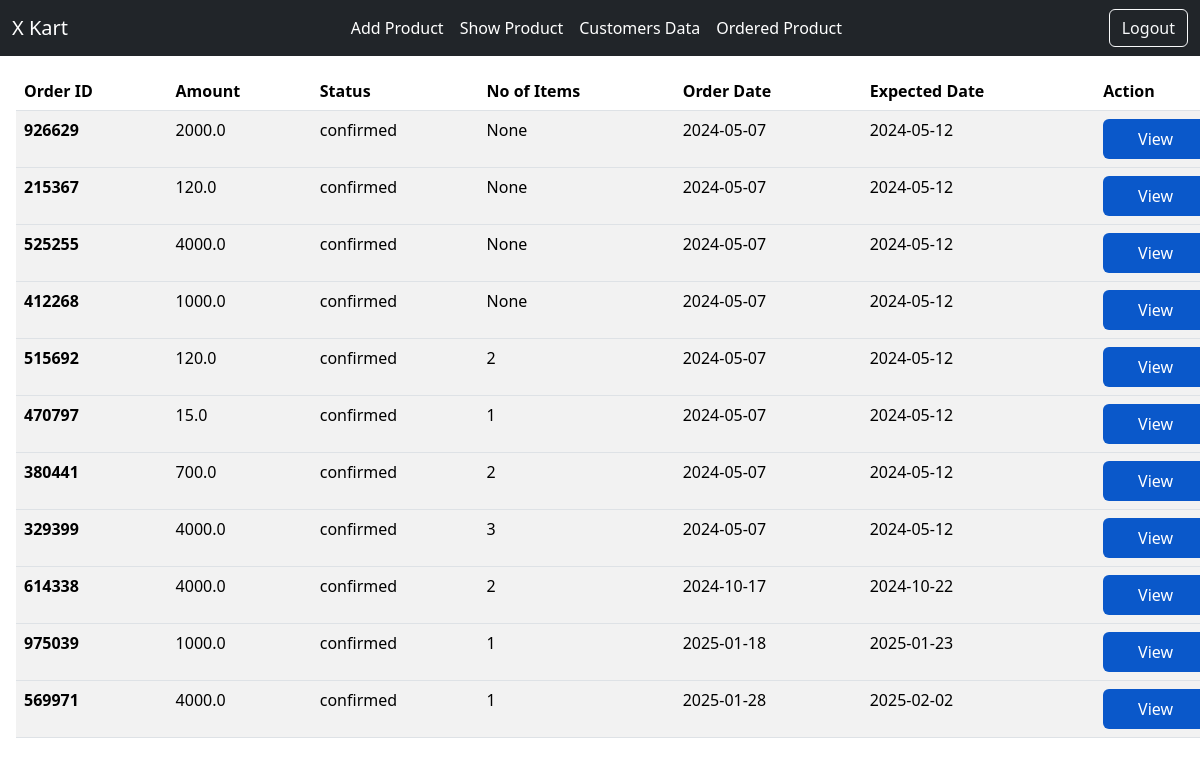
The app's page /admin_order with its own data.
### tables this page shows
CREATE TABLE Orders(  
    order_id varchar(20), 
    amount float,
    status varchar(20),
    user_id varchar(20),
    quantity int,
    order_date Date,
    expected_date Date);

### app.py (the view)
@app.route('/admin_order',methods=['GET','POST'])
def admin_order():
    with sqlite3.connect('sql.db') as connect:
        cursor = connect.cursor()
        data = cursor.execute(f'''select * from Orders''').fetchall()
    return render_template('admin_order.html',orders = data)

### templates/admin_order.html (shortened to what this page needs)
<html lang="en">
<head>
    <link href="https://cdn.jsdelivr.net/npm/bootstrap@5.3.3/dist/css/bootstrap.min.css" rel="stylesheet">
</head>
<body>
<section id="header">
<nav class="navbar navbar-expand-lg navbar-dark bg-dark">
    <div class="container-fluid">
        <a class="navbar-brand" href="{{url_for('admin_home')}}">X Kart</a>
        <div class="collapse navbar-collapse" id="navbarSupportedContent">
            <ul class="navbar-nav ms-auto mb-2 mb-lg-0">
                <li class="nav-item">
                    <a class="nav-link active" aria-current="page" href="{{url_for('admin_home')}}">Add Product</a>
                </li>
                <li class="nav-item">
                    <a class="nav-link active" href="{{url_for('show_product')}}">Show Product</a>
                </li>
                <li class="nav-item">
                    <a class="nav-link active" href="{{url_for('customers_list')}}">Customers Data</a>
                </li>
                <li class="nav-item">
                    <a class="nav-link active" href="{{url_for('admin_order')}}" aria-disabled="true">Ordered Product</a>
                </li>
            </ul>
            <ul class="navbar-nav ms-auto mb-2 mb-lg-0">
                <li class="nav-but">
                    <a class="btn btn-outline-light" href="/logout">Logout</a>
                </li>
            </ul>
        </div>
    </div>
</nav>
<table class="m-3 p-3 table table-striped">
<thead>
  <tr>
    <th scope="col">Order ID</th>
    <th scope="col">Amount</th>
    <th scope="col">Status</th>
    <th scope="col">No of Items</th>
    <th scope="col">Order Date</th>
    <th scope="col">Expected Date</th>
    <th scope="col">Action</th>
  </tr>
</thead>
{% if orders|length!=0 %}
{% for x in orders %}
<tbody>
<tr>
    <th scope="row">{{x[0]}}</th>
    <td>{{x[1]}}</td>
    <td>{{x[2]}}</td>
    <td>{{x[4]}}</td>
    <td>{{x[5]}}</td>
    <td>{{x[6]}}</td>
    <td><a class="nav-link active btn btn-primary p-2" href="{{url_for('view_order',order_id=x[0])}}">View</a></td>
</tr>
{% endfor %}
</tbody>
</table>
{% else %}
</table>
<div class='mt-3 p-3'>
<h3>No Order Placed</h3>
</div>
{% endif %}
</section>
</body>

### records on screen
Orders: order "926629", amount "2000.0", status "confirmed", x "None", order_date "2024-05-07", expected_date "2024-05-12"
Orders: order "215367", amount "120.0", status "confirmed", x "None", order_date "2024-05-07", expected_date "2024-05-12"
Orders: order "525255", amount "4000.0", status "confirmed", x "None", order_date "2024-05-07", expected_date "2024-05-12"
Orders: order "412268", amount "1000.0", status "confirmed", x "None", order_date "2024-05-07", expected_date "2024-05-12"
Orders: order "515692", amount "120.0", status "confirmed", quantity "2", order_date "2024-05-07", expected_date "2024-05-12"
Orders: order "470797", amount "15.0", status "confirmed", quantity "1", order_date "2024-05-07", expected_date "2024-05-12"
Orders: order "380441", amount "700.0", status "confirmed", quantity "2", order_date "2024-05-07", expected_date "2024-05-12"
Orders: order "329399", amount "4000.0", status "confirmed", quantity "3", order_date "2024-05-07", expected_date "2024-05-12"
Orders: order "614338", amount "4000.0", status "confirmed", quantity "2", order_date "2024-10-17", expected_date "2024-10-22"
Orders: order "975039", amount "1000.0", status "confirmed", quantity "1", order_date "2025-01-18", expected_date "2025-01-23"
Orders: order "569971", amount "4000.0", status "confirmed", quantity "1", order_date "2025-01-28", expected_date "2025-02-02"
